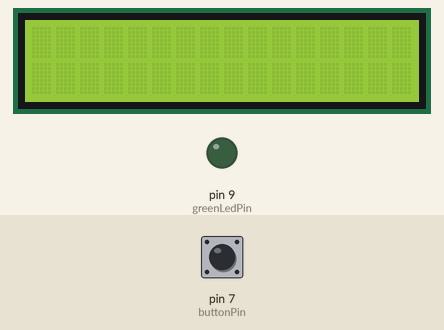
Simulated run of this sketch. Board: Arduino Uno, built with avr-gcc and run on an emulated ATmega328P. Parts: 16×2 character LCD, output pins drawn as LEDs (lit = HIGH). Inputs (shaded band) come from the test bench; at power-on: pin 7 (buttonPin) HIGH. Random numbers use the default seed unless the sketch sets one.

Above: at 1.2 s.
1.3 s: pin 7 (buttonPin) pulled LOW for 3.2 s
7.5 s: pin 7 (buttonPin) pulled LOW for 0.15 s
At 8.7 s:
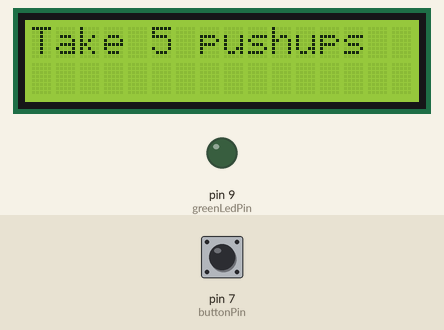
10.6 s: pin 7 (buttonPin) pulled LOW for 1 s
At 11.0 s:
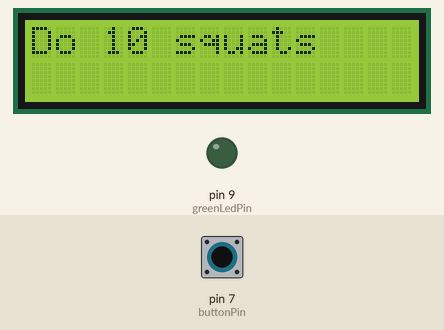
Timing chart, 0 to 15.1 s (numbered marks = the images above; inputs shaded):
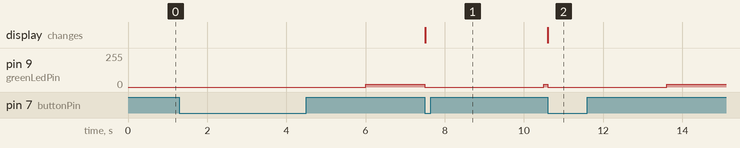

Measured:
- after the input at 7.5 s, pin 9 (greenLedPin): 20/255 → 0/255 at once, → 20/255 3.0 s later; the display: changes at once (image 1)
- after the input at 10.6 s, pin 9 (greenLedPin): 20/255 → 0/255 at once, → 20/255 3.0 s later; the display: changes at once (image 2)

The sketch:

prototype1.ino
```cpp
// prototype 1 with blinking LED; programmed by George
#include <LiquidCrystal.h>

#define NUMBEROFEXERCISES 4
String Exercises[NUMBEROFEXERCISES] = {"Do some streches", "Do 10 squats", "Take a walk", "Take 5 pushups"};
String exerciseMessage;

bool isLedOn = false;
unsigned long currentMillis;
int greenLedPin=9;
int buttonPin=7;
unsigned long interval = 3000; //in milliseconds
unsigned long millisToTurnOnLed = interval;
int buttonState = 0;
int previousButtonState = 0;

// initialize the library with the numbers of the interface pins
LiquidCrystal lcd(12, 11, 5, 4, 3, 2);


void setup() {
  Serial.begin(9600);

  pinMode(buttonPin, INPUT);

  lcd.begin(16, 2);
}


void loop() {
  currentMillis = millis();
  TurnOnLed();
  ButtonRead();

  GenerateExerciseMessage(previousButtonState, buttonState);
}


bool isLedAvailableToTurnOn(){
  if(currentMillis > millisToTurnOnLed){
    return true;
  }

  return false;
}

void TurnOffLed(){
  analogWrite(greenLedPin, 0);
  isLedOn = false;
}

void TurnOnLed(){
  if(isLedAvailableToTurnOn()){
    isLedOn = true;
    analogWrite(greenLedPin, 20);
  }
}

void ButtonRead(){
  previousButtonState = buttonState;

  if(isLedOn){
    buttonState = digitalRead(buttonPin);
    if(buttonState == LOW){
      millisToTurnOnLed = currentMillis + interval;
      TurnOffLed();
    }
  }
}

void GenerateExerciseMessage(int previousButtonState, int buttonState){
  if(previousButtonState == 1 && buttonState == 0){
    lcd.clear();
    lcd.print(Exercises[random(NUMBEROFEXERCISES)]);
  }
}
```
